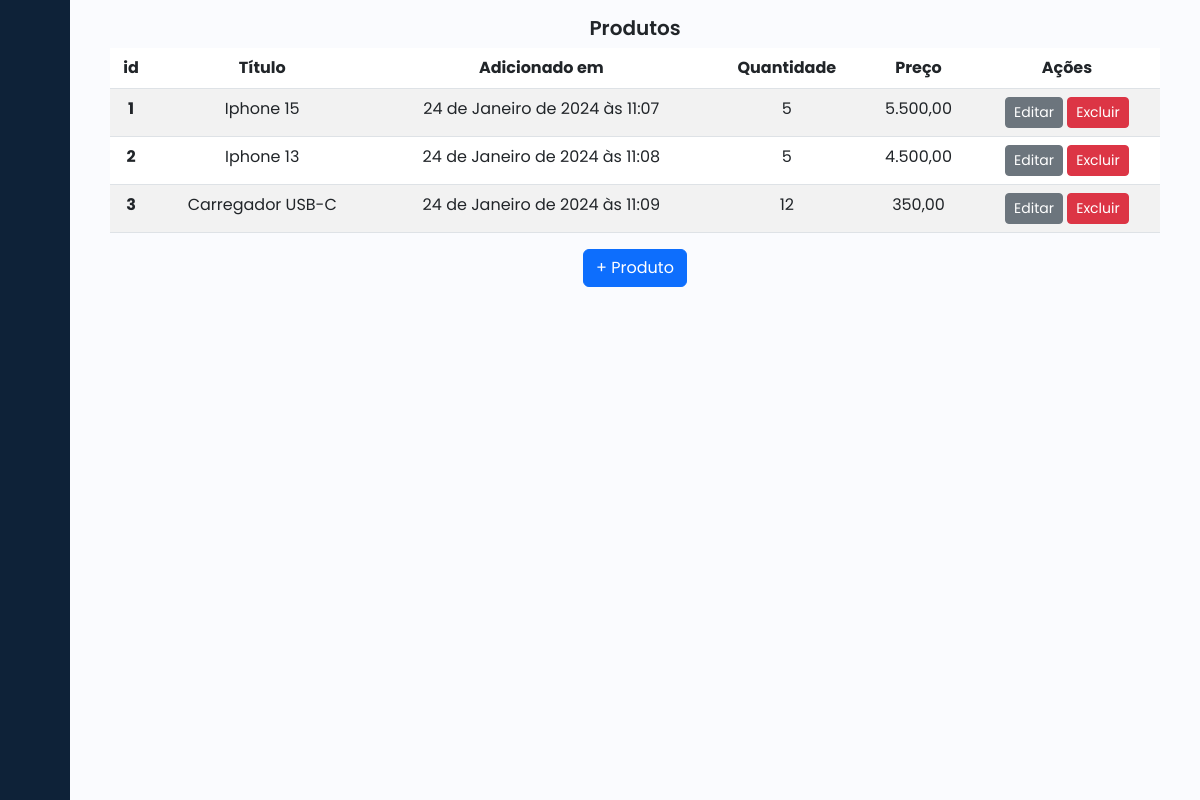
/produtos, run on the app's committed database.
### produtos/models.py (models this page shows)
class Produto(models.Model):
    name = models.CharField(
        verbose_name="Produto",
        max_length=50, #quantia max de caracter
        null=False, #nao pode valores nulos
        blank= False, #nao pode deixar o espço em branco
        )
    created_at = models.DateTimeField(
         verbose_name="Data de registro",
         auto_now_add=True, #registrar automatico a hora que foi adicionad o
         null=False,
         blank=False,
      )
    quantidade = models.CharField(
        verbose_name="Quantidade",
        max_length=5, #quantia max de caracter
        null=True, #nao pode valores nulos
        blank= True, #nao pode deixar o espço em branco
    )
    preco = models.CharField(
        verbose_name="Preço",
        max_length=50, #quantia max de caracter
        null=False, #nao pode valores nulos
        blank= False, #nao pode deixar o espço em branco
    )

### produtos/views.py (the view)
# urls.py: path("produtos", ProdutoListView.as_view(), name="produto_list"),
class ProdutoListView(ListView):
       model = Produto

### produtos/templates/produtos/produto_list.html (shortened to what this page needs)
{% extends "base.html" %}
{% block content %}
<main class="container">
  <h1>Produtos</h1>
  <table class="table table-striped">
    <thead>
      <tr>
        <th scope="col">id</th>
        <th scope="col">Título</th>
        <th scope="col">Adicionado em</th>
        <th scope="col">Quantidade</th>
        <th scope="col">Preço</th>
        <th scope="col">Ações</th>
      </tr>
    </thead>
    <tbody>
      {% for produto in produto_list %}
        <tr>
        <th scope="row">{{produto.pk}}</th>
        <td scope="row">{{produto.name}}</td>
        <td scope="row">{{produto.created_at}}</td>
        <td scope="row">{{produto.quantidade}}</td>
        <td scope="row">{{produto.preco}}</td>
        <td>
          <a href="{% url "produto_update" pk=produto.pk %}" class="btn btn-secondary btn-sm">Editar</a>
          <a href="{% url "produto_delete" pk=produto.pk %}" class="btn btn-danger btn-sm">Excluir</a>
        </td>
       </tr>
      {% endfor %}
    </tbody>
  </table>
        <a href="{% url "produto_create" %}" class="btn btn-primary">+ Produto</a>
</main>
{% endblock content %}

### produtos/templates/base.html (shortened to what this page needs)
{% load static %}
<!DOCTYPE html>
<html lang="en">
<head>
    <link href="https://cdn.lineicons.com/4.0/lineicons.css" rel="stylesheet" />
    <link href="https://cdn.jsdelivr.net/npm/bootstrap@5.3.0-alpha3/dist/css/bootstrap.min.css" rel="stylesheet"
>
        <link rel="stylesheet" href="{% static "css/base.css" %}">
</head>
<body>
    <div class="wrapper">
        <aside id="sidebar">
            <div class="d-flex">
                <button class="toggle-btn" type="button">
                </button>
            </div>
            <ul class="sidebar-nav">
                <li class="sidebar-item">
                    <a href="#" class="sidebar-link">
                    </a>
                </li>
                <li class="sidebar-item">
                    <a href="{% url "produto_list" %}" class="sidebar-link">
                    </a>
                </li>
                <li class="sidebar-item">
                    <a href="#" class="sidebar-link collapsed has-dropdown" data-bs-toggle="collapse"
                        data-bs-target="#auth" aria-expanded="false" aria-controls="auth">
                    </a>
                <li class="sidebar-item">
                    <a href="#" class="sidebar-link">
                    </a>
                </li>
                <li class="sidebar-item">
                    <a href="#" class="sidebar-link">
                    </a>
                </li>
            </ul>
            <div class="sidebar-footer">
                <a href="#" class="sidebar-link">
                </a>
            </div>
        </aside>
        <div class="main p-3">
            <div class="text-center">
                    <main class="container">
                        {% block content  %}
                        {% endblock content   %}
                           </main>
            </div>
        </div>
    </div>
</body>
</html>

### static/css/base.css (style rules this page uses)
a { text-decoration: none; }
li { list-style: none; }
h1 { font-weight: 600; font-size: 20px }
body { font-family: 'Poppins', sans-serif; }
.wrapper { display: flex; }
.main { min-height: 100vh; width: 100%; overflow: hidden; transition: all 0.35s ease-in-out; background-color: #fafbfe; }
#sidebar { width: 70px; min-width: 70px; z-index: 1000; transition: all .25s ease-in-out; background-color: #0e2238; display: flex; flex-direction: column; }
.toggle-btn { background-color: transparent; cursor: pointer; border: 0; padding: 1rem 1.5rem; }
.sidebar-nav { padding: 2rem 0; flex: 1 1 auto; }
a.sidebar-link { padding: .625rem 1.625rem; color: #FFF; display: block; font-size: 0.9rem; white-space: nowrap; border-left: 3px solid transparent; }
.sidebar-item { position: relative; }

### data on the page
Produto: pk "1", name "Iphone 15", created_at "24 de Janeiro de 2024 às 11:07", quantidade "5", preco "5.500,00"
Produto: pk "2", name "Iphone 13", created_at "24 de Janeiro de 2024 às 11:08", quantidade "5", preco "4.500,00"
Produto: pk "3", name "Carregador USB-C", created_at "24 de Janeiro de 2024 às 11:09", quantidade "12", preco "350,00"
